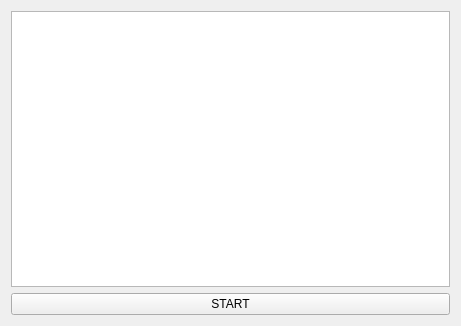
<?xml version="1.0" encoding="UTF-8"?>
<ui version="4.0">
 <class>Form</class>
 <widget class="QWidget" name="Form">
  <property name="geometry">
   <rect>
    <x>0</x>
    <y>0</y>
    <width>461</width>
    <height>326</height>
   </rect>
  </property>
  <property name="windowTitle">
   <string>Form</string>
  </property>
  <layout class="QVBoxLayout" name="verticalLayout_2">
   <item>
    <layout class="QVBoxLayout" name="verticalLayout">
     <item>
      <widget class="QTextEdit" name="textEdit"/>
     </item>
     <item>
      <widget class="QPushButton" name="pushButton">
       <property name="text">
        <string>START</string>
       </property>
      </widget>
     </item>
    </layout>
   </item>
  </layout>
 </widget>
 <resources/>
 <connections/>
</ui>
